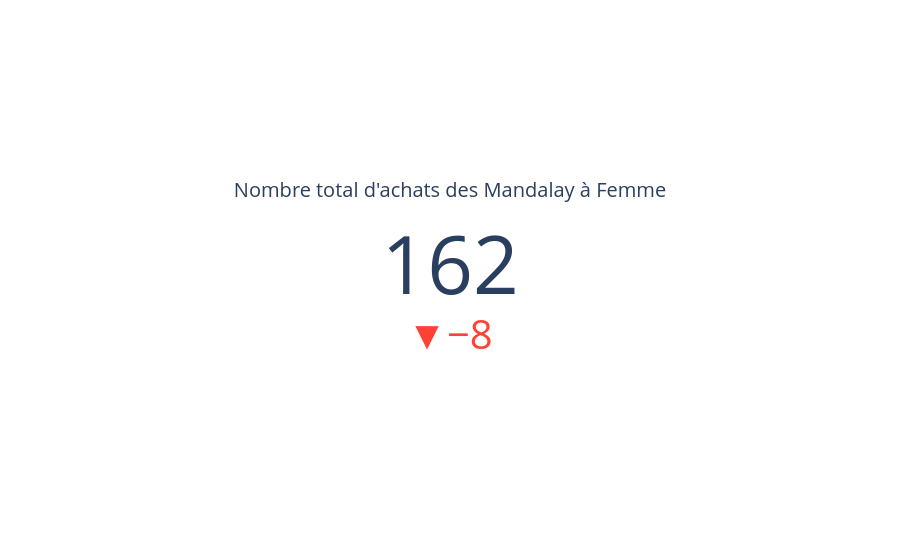

Notebook code cell kept with this figure:
### Code cell
indicateur_nb = go.Figure()

indicateur_nb.add_trace(
    go.Indicator(value = nb_choisi[2], 
        mode = "number+delta"
    )
)

indicateur_nb.update_layout( 
    
    template = {'data' : {'indicator': [{ 
    	'title': {'text': f"Nombre total d'achats des {nb_choisi[1]} à {nb_choisi[0]}"}, 
        'mode' : "number+delta+gauge",
        'delta' : {'reference':nb_autre[2]
                    }}]
        }
     }
)

indicateur_nb.show()

### Figure 1 — Plotly figure (JSON) as saved in the notebook; plotly's stock layout.template omitted (floating-point values rounded to 4 significant figures)
{"data": [{"mode": "number+delta", "type": "indicator", "value": 162}], "layout": {}}
